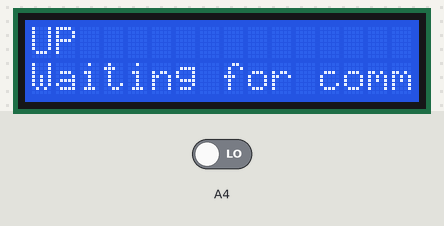
Bench run of a sketch on a simulated Particle Photon. On the bench: 16×2 character LCD. The test bench sets the inputs (shaded band); at power-on: A4 LOW.

Above: at 1.2 s.
1.3 s: A4 driven HIGH
At 1.9 s:
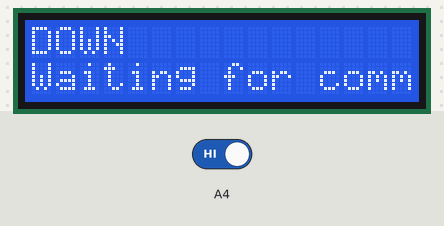
2.8 s: A4 driven LOW
At 3.1 s:
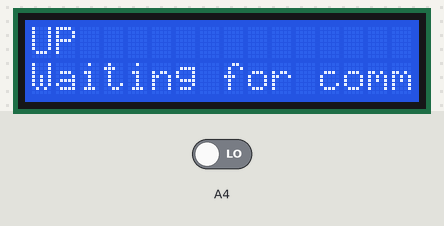
Timing chart, 0 to 5.8 s (numbered marks = the images above; inputs shaded):
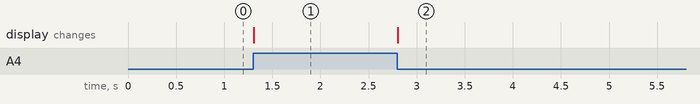

The sketch:

info-bot.ino
```cpp
#include "application.h"
#include "LiquidCrystal/LiquidCrystal.h"

LiquidCrystal lcd(D0, D1, D2, D3, D4, D5);

String displayedMessage = "Waiting for command";
int buttonState = 0;

void setup() {
  lcd.begin(16,2);
  lcd.print("Booting...");

  pinMode(A4, INPUT);

  Spark.function("setMessage",setMessage);
}

int setMessage(String message) {
   displayedMessage = message;

   return 0;
}

void loop() {
  lcd.setCursor(0, 0);

  buttonState = digitalRead(A4);
  if (buttonState == HIGH) {
    lcd.print("DOWN            ");
  } else {
    lcd.print("UP              ");
  }

  lcd.setCursor(0, 1);
  lcd.print(displayedMessage);
}
```

Measured:
- after the input at 1.3 s, the display: changes at once (image 1)
- after the input at 2.8 s, the display: changes at once (image 2)
